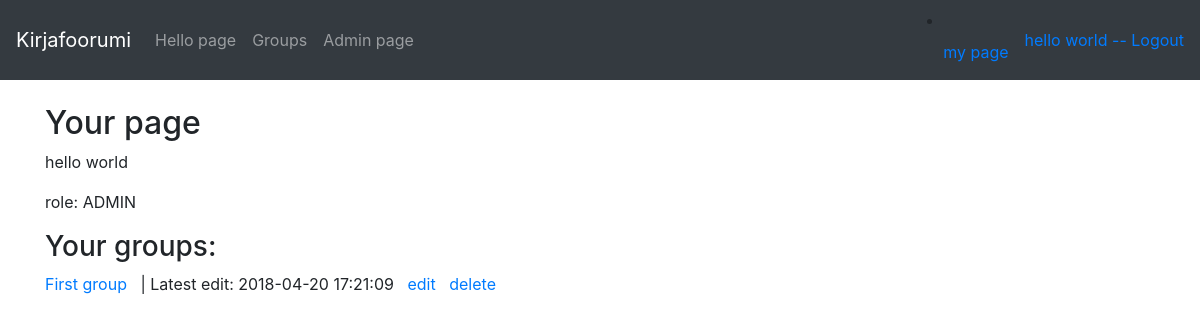
The app's page /mypage (signed in) with its own data.
### application/auth/models.py (models this page shows, shortened)
class User(Base):
    __tablename__ = "account"
    name = db.Column(db.String(144), unique=True, nullable=False)
    username = db.Column(db.String(144), unique=True, nullable=False)
    password = db.Column(db.String(144), nullable=False)
    messages = db.relationship("Message", backref='account', lazy=True)
    groups = db.relationship("Groups", backref='account', lazy=True)
    role_id = db.Column(db.Integer, db.ForeignKey('role.id'), nullable = False)
    def get_role(self):
        return Role.query.get(self.role_id)

class Role(Base):
    role = db.Column(db.String(80), unique = True, nullable = False)
    users = db.relationship("User", backref='Role', lazy=True)

### application/messages/models.py (models this page shows, shortened)
class Groups(Base):
    heading = db.Column(db.String(20), nullable=False)
    account_id = db.Column(db.Integer, db.ForeignKey('account.id'), nullable = False)
    book_id = db.Column(db.Integer, db.ForeignKey('book.id'))
    messages = db.relationship("Message", backref='Groups', lazy=True)

### application/management/views.py (the view)
@app.route("/mypage")
@login_required()
def my_page():
    role = current_user.get_role().role
    return render_template("management/myPage.html", role = role)

### application/__init__.py (called while the page is built, shortened)
def login_required(role="ANY"):
    def wrapper(fn):
        @wraps(fn)
        def decorated_view(*args, **kwargs):
            if not current_user.is_authenticated:
                return login_manager.unauthorized()
            unauthorized = False
            if unauthorized:
                return login_manager.unauthorized()
            return fn(*args, **kwargs)
        return decorated_view
    return wrapper

@login_manager.user_loader
def load_user(user_id):
    return User.query.get(user_id)

### application/templates/management/myPage.html
{% extends "layout.html" %}
{% block body %}
<h2>Your page</h2>
<p>{{ current_user.name }}</p>
<p>role: {{ role }}</p>
<h3>Your groups: </h3>
<tr>
    <td>
        {% for group in current_user.groups %}
        <p>
            <a href="{{ url_for('group_messages', group_id= group.id) }}"> {{ group.heading }} </a>
            &nbsp; | Latest edit: {{ group.date_modified }} &nbsp;
            {% if current_user.id == group.account_id %}
            <a href="{{ url_for('modify_group_form', group_id=group.id) }}">edit</a> &nbsp;
            {% endif %}
            {% if current_user.is_authenticated %}
            {% if current_user.id == group.account_id or current_user.get_role().role == "ADMIN" %}
            <a href="{{ url_for('delete_group', group_id=group.id) }}">delete</a>
            {% endif %}
            {% endif %}
        </p>
        {% endfor %}
    </td>
</tr>
{% endblock %}

### application/templates/layout.html (shortened to what this page needs)
<!DOCTYPE html>
<html>
  <head>
    <link rel="stylesheet" href="https://maxcdn.bootstrapcdn.com/bootstrap/4.0.0/css/bootstrap.min.css">
  </head>
  <body>
    <nav class="navbar navbar-expand-md navbar-dark bg-dark mb-4">
      <a class="navbar-brand" href="#">Kirjafoorumi</a>
          <div class="collapse navbar-collapse" id="navbarCollapse">
            <ul class="navbar-nav mr-auto">
              <li class="nav-item">
                <a class="nav-link" href="{{ url_for('hello') }}">Hello page</a>
              </li>
              <li class="nav-item">
                  <a class="nav-link" href="{{ url_for('all_groups') }}">Groups</a>
              </li>
              {% if current_user.is_authenticated %}
              {% if current_user.get_role().role == "ADMIN" %}
              <li class="nav-item">
                  <a class="nav-link" href="{{ url_for('admin_users') }}">Admin page</a>
              </li>
              {% endif %}
              {% endif %}
            </ul>
            <div class="form-inline mt-2 mt-md-0">
              {% if current_user.is_authenticated %}
              <li class="nav-item">
                  <a class="nav-link" href="{{ url_for('my_page') }}">my page</a>
              </li>
              <a href="{{ url_for('auth_logout') }}"> {{ current_user.name }} -- Logout</a>
              {% else %}
                <a href="{{ url_for('auth_login') }}"> login -</a>
                <a></a>
                <a href="{{ url_for('auth_register') }}"> - register </a>
              {% endif %}
            </div>
          </div>
    </nav>
    <main role="main" class="container">
      {% block body %}{% endblock %}
    </main>
  </body>
</html>

### records on screen
User: name "hello world"
Role: role "ADMIN"
Groups: heading "First group", date_modified "2018-04-20 17:21:09"
